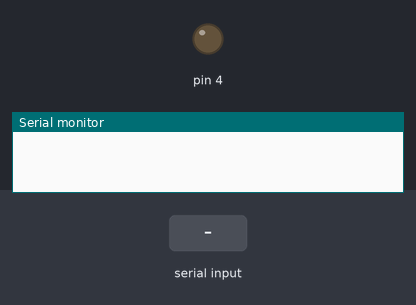
Simulated run of this sketch. Board: Arduino Uno, built with avr-gcc and run on an emulated ATmega328P. Parts: output pins drawn as LEDs (lit = HIGH), the last lines printed to the serial monitor. Inputs (shaded band) come from the test bench.

Above: at 1.2 s.
1.3 s: "1" received over Serial
At 2.5 s:
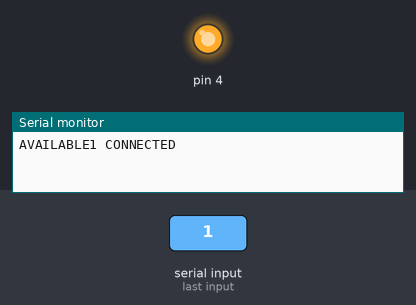
2.8 s: "0" received over Serial
Timing chart, 0 to 5.8 s (numbered marks = the images above; inputs shaded):
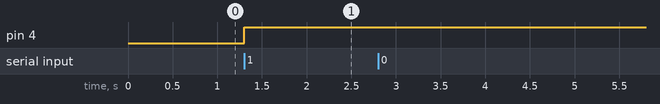

The sketch:

sketch_aug12b.ino
```cpp
void setup() {
  Serial.begin(9600);
  pinMode(4, OUTPUT);
}

void loop()
{
  char c;

if(Serial.available())
  {
   Serial.print("AVAILABLE");
   c = Serial.read();
   Serial.print(c);
   if(c=='1'){
   digitalWrite(4, HIGH);
   Serial.print(" CONNECTED");
   }
}
}
```

Measured:
- after the input at 1.3 s, pin 4: LOW → HIGH at once
